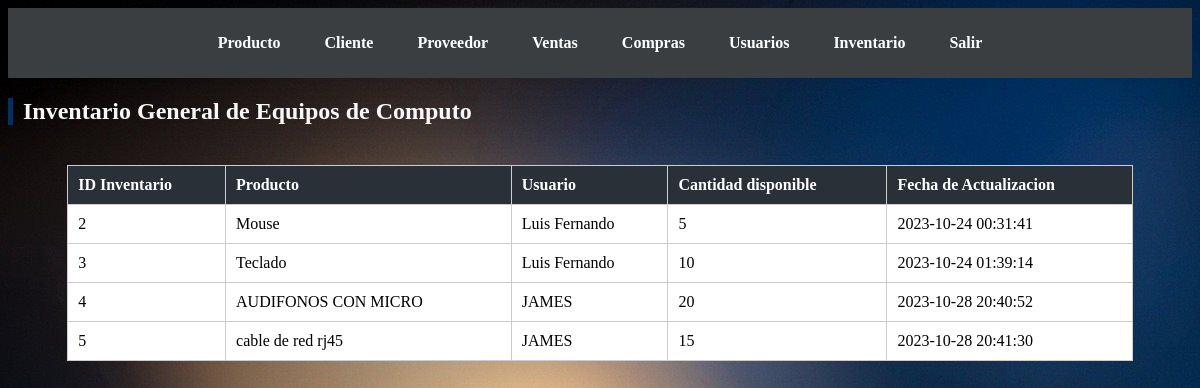
The app's page /src/Tienda/panel/inventario.php with its own data.
### tables this page shows
CREATE TABLE `inventario` (
  `id_inventario` int(11) NOT NULL,
  `id_producto` int(11) DEFAULT NULL,
  `id_usuario` int(11) DEFAULT NULL,
  `cantidad_disponible` int(11) DEFAULT NULL,
  `fecha_actualizacion` timestamp NOT NULL DEFAULT current_timestamp() ON UPDATE current_timestamp()
);

CREATE TABLE `productos` (
  `id_producto` int(11) NOT NULL,
  `producto` varchar(100) NOT NULL,
  `fecha_registro` datetime NOT NULL,
  `descripcion` varchar(100) NOT NULL,
  `id_usuario` int(11) NOT NULL
);

CREATE TABLE `usuarios` (
  `id_usuario` int(11) NOT NULL,
  `nombres` varchar(50) NOT NULL,
  `apellidos` varchar(50) NOT NULL,
  `dni` varchar(15) NOT NULL,
  `telefono` varchar(20) NOT NULL,
  `correo` varchar(100) NOT NULL,
  `contrasena` varchar(100) NOT NULL,
  `fecha_registro` datetime NOT NULL,
  `id_rol` int(11) NOT NULL,
  `direccion` varchar(250) NOT NULL,
  `id_estado` int(11) NOT NULL
);

### src/Tienda/panel/inventario.php (the view, shortened to what this page needs)
<?php
    include 'menu.php';
?>
<!DOCTYPE html>
<html>
<head>
    <link rel="stylesheet" type="text/css" href="../CSS/inventario.css">
</head>
<body>
    <h2>Inventario General de Equipos de Computo</h2>
    <?php
        include '../../datos/conexion_be.php';
        $query = "SELECT * FROM inventario";
        $result = $conexion->query($query);
        echo "<table border='1' id='clienteTable'>";
        if ($result) {
            if ($result->num_rows > 0) {
                echo "<tr>";
                echo "<th>ID Inventario</th>";
                echo "<th>Producto</th>";
                echo "<th>Usuario</th>";
                echo "<th>Cantidad disponible</th>";
                echo "<th>Fecha de Actualizacion</th>";
                echo "</tr>";
                while ($row = $result->fetch_assoc()) {
                    $id_producto = $row['id_producto'];
                    $id_usuario = $row['id_usuario'];
                    $producto_query = "SELECT producto FROM productos WHERE id_producto = $id_producto";
                    $producto_result = $conexion->query($producto_query);
                    $producto_row = $producto_result->fetch_assoc();
                    $nombre_producto = $producto_row['producto'];
                    $usuario_query = "SELECT nombres FROM usuarios WHERE id_usuario = $id_usuario";
                    $usuario_result = $conexion->query($usuario_query);
                    $usuario_row = $usuario_result->fetch_assoc();
                    $nombre_usuario = $usuario_row['nombres'];
                    echo "<tr>";
                    echo "<td>" . $row['id_inventario'] . "</td>";
                    echo "<td>" . $nombre_producto . "</td>";
                    echo "<td>" . $nombre_usuario . "</td>";
                    echo "<td>" . $row['cantidad_disponible'] . "</td>";
                    echo "<td>" . $row['fecha_actualizacion'] . "</td>";
                    echo "</tr>";
                }
            } else {
                echo "<tr><td colspan='5'>No se encontraron compras.</td></tr>";
            }
        } else {
            echo "<tr><td colspan='5'>Error en la consulta: " . $conexion->error . "</td></tr>";
        }
        echo "</table>";
    ?>
</body>
</html>

### src/Tienda/CSS/inventario.css (style rules this page uses)
body { background-image: url("../images/bg4.jpg"); display: flex; flex-direction: column; }
#clienteTable { width: 90%; border-collapse: collapse; margin-top: 20px; margin-left: 5%; }
table, th, td { border: 1px solid #ccc; }
th, td { padding: 10px; text-align: left; }
th { background-color: #293038; color: #fff; }
td { background-color: #fff; }
button, h2 { color: #f8f7fa; justify-content: center; align-items: center; border-left: 5px solid #072f5a; padding-left: 10px; border-end-end-radius: 10px; }

### records on screen
inventario: id_inventario "2", id_producto.producto "Mouse", id_usuario.nombres "Luis Fernando", cantidad_disponible "5", fecha_actualizacion "2023-10-24 00:31:41"
inventario: id_inventario "3", id_producto.producto "Teclado", id_usuario.nombres "Luis Fernando", cantidad_disponible "10", fecha_actualizacion "2023-10-24 01:39:14"
inventario: id_inventario "4", id_producto.producto "AUDIFONOS CON MICRO", id_usuario.nombres "JAMES", cantidad_disponible "20", fecha_actualizacion "2023-10-28 20:40:52"
inventario: id_inventario "5", id_producto.producto "cable de red rj45", id_usuario.nombres "JAMES", cantidad_disponible "15", fecha_actualizacion "2023-10-28 20:41:30"
